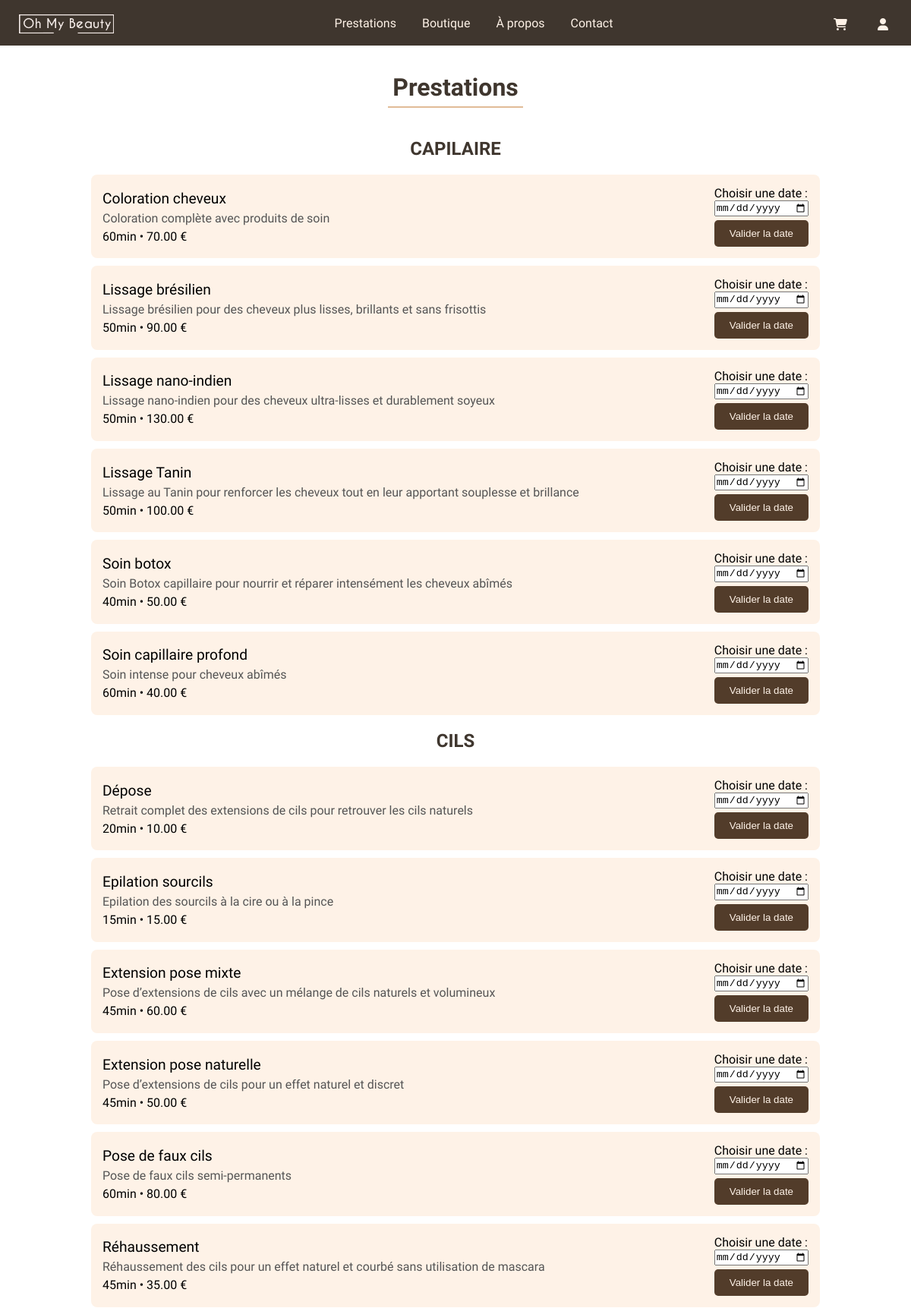
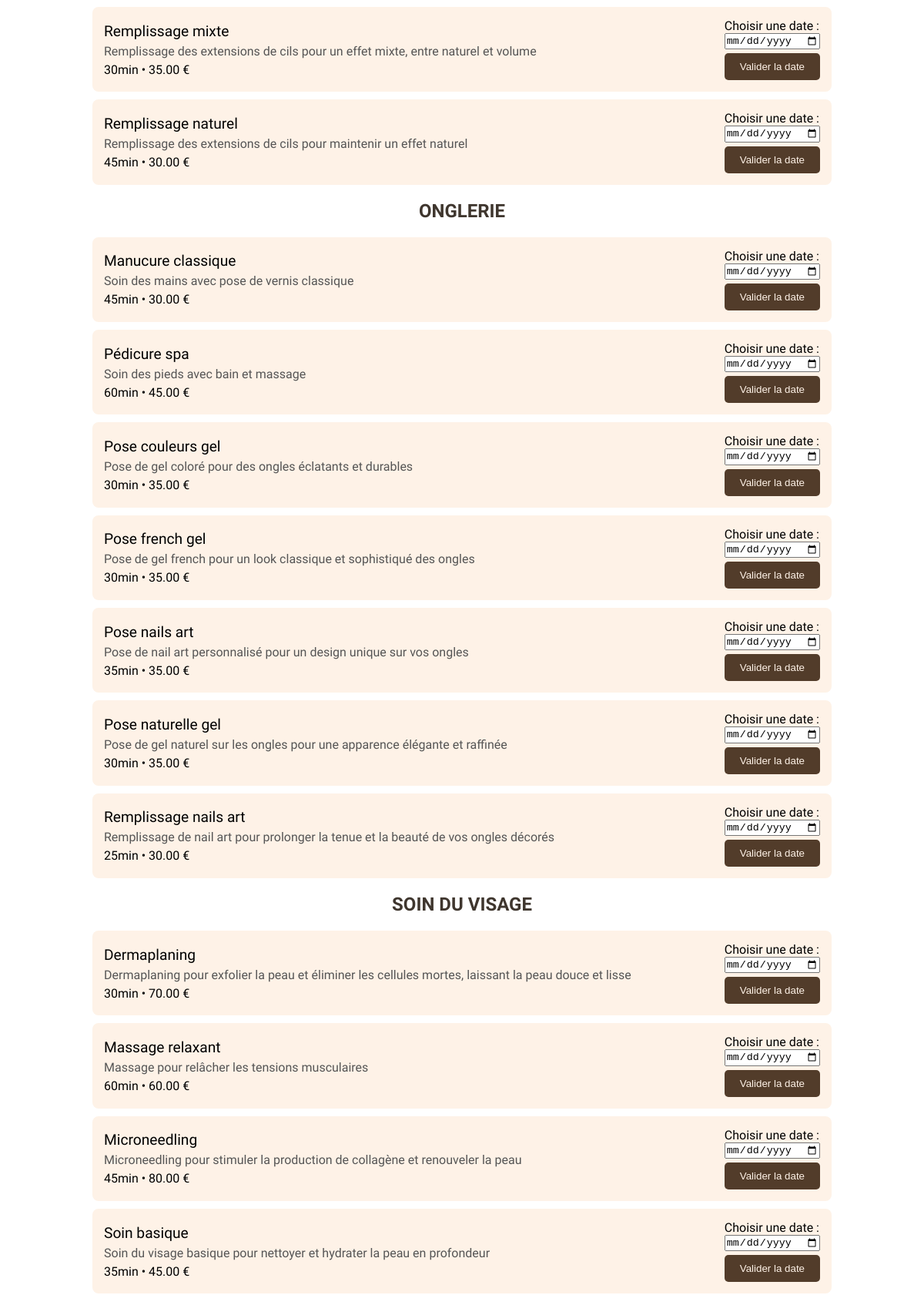
Page /index.php?action=prestations (upper part) on the committed database (2 pictures, top to bottom).
### tables this page shows
CREATE TABLE IF NOT EXISTS `prestation` (
  `id_prestation` int NOT NULL AUTO_INCREMENT,
  `designation` varchar(50) NOT NULL,
  `prix` decimal(15,2) NOT NULL,
  `duree` int NOT NULL,
  `id_categorie` int NOT NULL,
  `description` varchar(255) NOT NULL,
  PRIMARY KEY (`id_prestation`),
  KEY `id_categorie` (`id_categorie`),
  CONSTRAINT `prestation_ibfk_1` FOREIGN KEY (`id_categorie`) REFERENCES `categorie` (`id_categorie`)
);

### controller/AccueilController.php (called while the page is built, shortened)
<?php
class AccueilController {
    public function afficherPrestations() {
        require 'view/vuePrestations.php';
    }
}

### app/Connect.php (called while the page is built, shortened)
<?php
abstract class Connect {
    public static function seConnecter(){
        try {
            return new \PDO(
                "mysql:host=".self::HOST.";dbname=".self::DB.";charset=utf8", self::USER, self::PASS);
        } catch (\PDOException $ex) {
            return $ex->getMessage();
        }
    }
}

### model/managers/PrestationManager.php (called while the page is built, shortened)
<?php
class PrestationManager {
    private $db;
    public function __construct() {
        $this->db = Connect::seConnecter();
    }
    public function obtenirToutesCategoriesAvecPrestations() {
        $requete = "
            SELECT c.id_categorie, c.designation AS categorie_designation, p.id_prestation, p.designation, p.description, p.duree, p.prix
            FROM categorie c
            LEFT JOIN prestation p ON c.id_categorie = p.id_categorie
            ORDER BY c.designation, p.designation
        ";
        $resultat = $this->db->query($requete);
        $categories = [];
        while ($row = $resultat->fetch()) {
            $categories[$row['categorie_designation']][] = [
                'id_prestation' => $row['id_prestation'],
                'designation' => $row['designation'],
                'description' => $row['description'],
                'duree' => $row['duree'],
                'prix' => $row['prix']
            ];
        }
        return $categories;
    }
}

### view/vuePrestations.php (the view, shortened to what this page needs)
<?php
$prestationManager = new PrestationManager();
$categoriesAvecPrestations = $prestationManager->obtenirToutesCategoriesAvecPrestations();
?>
<div class="presta-titre">
    <h1> Prestations </h1>
</div>
<section class="prestations-container">
    <?php foreach ($categoriesAvecPrestations as $categorieNom => $prestations) { ?>
        <div class="categorie">
            <h2><?= $categorieNom; ?></h2>
            <div class="liste-prestations">
                <?php foreach ($prestations as $prestation) { ?>
                    <div class="prestation">
                        <div class="details-prestation">
                            <h3><?= $prestation["designation"]; ?></h3>
                            <p><?= $prestation["description"]; ?></p>
                            <span><?= $prestation["duree"]; ?>min • <?= $prestation["prix"]; ?> €</span>
                        </div>
                        <div class="actions-prestation">
                            <div class = "date-form">
                                <form method="post" action="index.php?action=choisirCreneau">
                                    <label for="datePrestation">Choisir une date :</label>
                                    <input type="date" name="datePrestation" required min="<?= date('Y-m-d'); ?>">
                                    <button type="submit" aria-label="valider date">Valider la date</button>
                                </form>
                            </div>
                        </div>
                    </div>
                <?php } ?>
            </div>
        </div>
    <?php } ?>
</section>
<?php
require "template.php";

### public/css/style.css (style rules this page uses)
:root { --marron : #3F362E; --brun : #523c2a; --beige : #E1BB97; --bcreme : #FEF2E7; --rufina : "Rufina", serif;; --oxygen : "Oxygen", sans-serif; }
* { margin: 0; padding: 0; vertical-align: top; box-sizing: border-box; }
h1 { font-family: var(--rufina); border-bottom: solid 2px var(--beige); padding: 6px; text-align: center; }
.presta-titre { padding-top: 30px; display: flex; width: 50%; margin: auto; justify-content: center; color: var(--marron); }
.categorie { margin-top: 20px; }
.categorie h2 { font-family: var(--oxygen); padding-bottom: 20px; display: flex; margin: auto; justify-content: center; color: var(--marron); }
.prestations-container { max-width: 1000px; margin: 0 auto; padding: 20px; width: 95%; }
.prestation { position: relative; font-family: var(--oxygen); font-weight: 300; display: flex; align-items: center; padding: 15px; background-color: var(--bcreme); border-radius: 8px; margin-bottom: 10px; justify-content:space-between; }
.date-form form { display: flex; flex-direction: column; }
.details-prestation h3 { margin: 0; font-size: 1.2em; font-weight: 400; }
.details-prestation p { margin: 5px 0; color: #555; }
.date-form button { background-color: var(--brun); color: var(--bcreme); border: none; padding: 10px 20px; border-radius: 5px; cursor: pointer; margin-top: 5px; }

### rows in the picture
prestation: designation "Coloration cheveux", description "Coloration complète avec produits de soin", duree "60", prix "70.00"
prestation: designation "Lissage brésilien", description "Lissage brésilien pour des cheveux plus lisses, brillants et sans frisottis", duree "50", prix "90.00"
prestation: designation "Lissage nano-indien", description "Lissage nano-indien pour des cheveux ultra-lisses et durablement soyeux", duree "50", prix "130.00"
prestation: designation "Lissage Tanin", description "Lissage au Tanin pour renforcer les cheveux tout en leur apportant souplesse et brillance", duree "50", prix "100.00"
prestation: designation "Soin botox", description "Soin Botox capillaire pour nourrir et réparer intensément les cheveux abîmés", duree "40", prix "50.00"
prestation: designation "Soin capillaire profond", description "Soin intense pour cheveux abîmés", duree "60", prix "40.00"
prestation: designation "Dépose", description "Retrait complet des extensions de cils pour retrouver les cils naturels", duree "20", prix "10.00"
prestation: designation "Epilation sourcils", description "Epilation des sourcils à la cire ou à la pince", duree "15", prix "15.00"
prestation: designation "Extension pose mixte", description "Pose d’extensions de cils avec un mélange de cils naturels et volumineux", duree "45", prix "60.00"
prestation: designation "Extension pose naturelle", description "Pose d’extensions de cils pour un effet naturel et discret", duree "45", prix "50.00"
prestation: designation "Pose de faux cils", description "Pose de faux cils semi-permanents", duree "60", prix "80.00"
prestation: designation "Réhaussement", description "Réhaussement des cils pour un effet naturel et courbé sans utilisation de mascara", duree "45", prix "35.00"
prestation: designation "Remplissage mixte", description "Remplissage des extensions de cils pour un effet mixte, entre naturel et volume", duree "30", prix "35.00"
prestation: designation "Remplissage naturel", description "Remplissage des extensions de cils pour maintenir un effet naturel", duree "45", prix "30.00"
prestation: designation "Manucure classique", description "Soin des mains avec pose de vernis classique", duree "45", prix "30.00"
prestation: designation "Pédicure spa", description "Soin des pieds avec bain et massage", duree "60", prix "45.00"
prestation: designation "Pose couleurs gel", description "Pose de gel coloré pour des ongles éclatants et durables", duree "30", prix "35.00"
prestation: designation "Pose french gel", description "Pose de gel french pour un look classique et sophistiqué des ongles", duree "30", prix "35.00"
prestation: designation "Pose nails art", description "Pose de nail art personnalisé pour un design unique sur vos ongles", duree "35", prix "35.00"
prestation: designation "Pose naturelle gel", description "Pose de gel naturel sur les ongles pour une apparence élégante et raffinée", duree "30", prix "35.00"
prestation: designation "Remplissage nails art", description "Remplissage de nail art pour prolonger la tenue et la beauté de vos ongles décorés", duree "25", prix "30.00"
prestation: designation "Dermaplaning", description "Dermaplaning pour exfolier la peau et éliminer les cellules mortes, laissant la peau douce et lisse", duree "30", prix "70.00"
prestation: designation "Massage relaxant", description "Massage pour relâcher les tensions musculaires", duree "60", prix "60.00"
prestation: designation "Microneedling", description "Microneedling pour stimuler la production de collagène et renouveler la peau", duree "45", prix "80.00"
prestation: designation "Soin basique", description "Soin du visage basique pour nettoyer et hydrater la peau en profondeur", duree "35", prix "45.00"

### other values in the picture
$categorieNom "CAPILAIRE"
$categorieNom "CILS"
$categorieNom "ONGLERIE"
$categorieNom "SOIN DU VISAGE"
